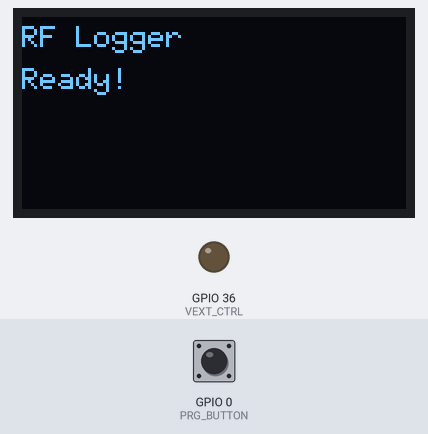
The program below on a simulated ESP32-S3. Parts: 128×64 one-colour display, output pins drawn as LEDs (lit = HIGH). Inputs (shaded band) come from the test bench; at power-on: GPIO 0 (PRG_BUTTON) HIGH. A WiFi scan finds three made-up networks; nothing arrives over Bluetooth unless stated; what the program prints to the serial monitor is not drawn.

Above: at 2.3 s.
At 8.4 s:
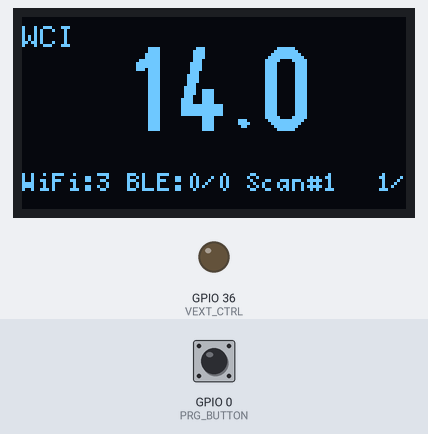
8.5 s: GPIO 0 (PRG_BUTTON) pulled LOW for 0.15 s
At 13.9 s:
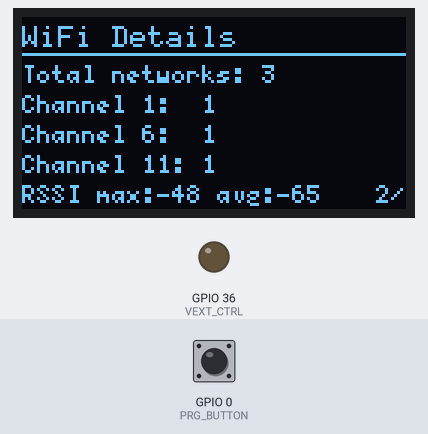
14.3 s: GPIO 0 (PRG_BUTTON) pulled LOW for 1 s
At 18.2 s:
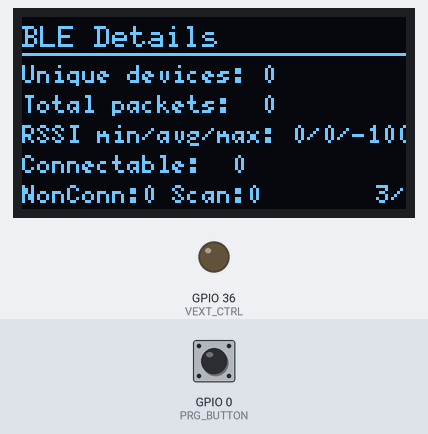
18.3 s: GPIO 0 (PRG_BUTTON) pulled LOW for 0.15 s
At 24.2 s:
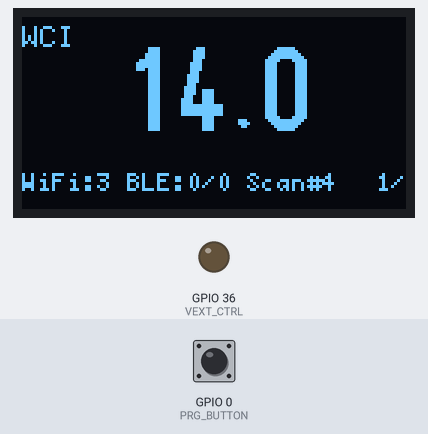
Timing chart, 0 to 25.7 s (numbered marks = the images above; inputs shaded):
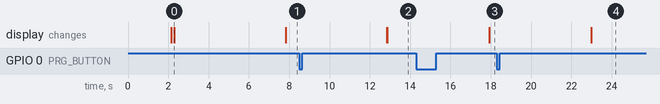

The program:

main.cpp
```cpp
/**
 * Wireless Environment Logger
 * ESP32 firmware for logging 2.4GHz wireless congestion
 *
 * Target: Heltec ESP32 LoRa V3
 * Output: CSV via serial, stats on OLED
 */

#include <Arduino.h>
#include <WiFi.h>
#include <BLEDevice.h>
#include <BLEScan.h>
#include <BLEAdvertisedDevice.h>
#include <U8g2lib.h>
#include <Wire.h>

// Heltec ESP32 LoRa V3 OLED pins (ESP32-S3)
#define OLED_SDA 17
#define OLED_SCL 18
#define OLED_RST 21
#define VEXT_CTRL 36  // Vext power control for OLED
#define PRG_BUTTON 0  // PRG button on Heltec V3

// Scan configuration
#define SCAN_INTERVAL_MS 5000
#define BLE_SCAN_TIME_SEC 3

// WCI saturation points (calibrate after real venue tests)
#define WCI_WIFI_SAT 50.0f
#define WCI_BLE_DEV_SAT 400.0f
#define WCI_BLE_ACT_SAT 3.0f

// Stats
uint32_t scanCount = 0;
float lastWCI = 0.0f;
int displayPage = 0;  // 0 = WCI, 1 = WiFi, 2 = BLE
const int NUM_PAGES = 3;

// Button debounce
volatile bool buttonPressed = false;
unsigned long lastButtonTime = 0;
const unsigned long DEBOUNCE_MS = 200;

// OLED display using U8g2 - software I2C for Heltec V3
U8G2_SSD1306_128X64_NONAME_F_SW_I2C u8g2(U8G2_R0, OLED_SCL, OLED_SDA, OLED_RST);

// BLE scanner
BLEScan* pBLEScan = nullptr;

// WiFi scan results structure
struct WiFiScanResult {
    int totalNetworks;
    int ch1Count;
    int ch6Count;
    int ch11Count;
    int rssiMax;
    int rssiAvg;
};

// BLE scan results structure
struct BLEScanResult {
    int uniqueDevices;
    int packetCount;
    int rssiMin;
    int rssiMax;
    int rssiAvg;
    int connectable;
    int nonConnectable;
    int scannable;
};

// Global BLE stats for callback
BLEScanResult g_bleStats;

// BLE callback to count every advertising packet
class BLEPacketCallback : public BLEAdvertisedDeviceCallbacks {
    void onResult(BLEAdvertisedDevice advertisedDevice) override {
        g_bleStats.packetCount++;

        int rssi = advertisedDevice.getRSSI();

        // Update RSSI stats
        if (rssi < g_bleStats.rssiMin) g_bleStats.rssiMin = rssi;
        if (rssi > g_bleStats.rssiMax) g_bleStats.rssiMax = rssi;

        // Classify by advertisement flags if available
        // If device has service data or is connectable, classify accordingly
        if (advertisedDevice.haveServiceData() || advertisedDevice.haveServiceUUID()) {
            // Devices advertising services are typically connectable
            g_bleStats.connectable++;
        } else if (advertisedDevice.haveName()) {
            // Named devices are usually scannable
            g_bleStats.scannable++;
        } else {
            // Beacon-like devices (no name, no services) are typically non-connectable
            g_bleStats.nonConnectable++;
        }
    }
};

BLEPacketCallback* bleCallback = nullptr;

// Button interrupt handler
void IRAM_ATTR onButtonPress() {
    buttonPressed = true;
}

// Calculate Wireless Congestion Index
float calculateWCI(WiFiScanResult& wifi, BLEScanResult& ble) {
    // W_net = min(wifi_total / 50, 1) * 100
    float wNet = fmin((float)wifi.totalNetworks / WCI_WIFI_SAT, 1.0f) * 100.0f;

    // W_rssi = max(0, (wifi_rssi_avg + 90) / 40) * 100
    float wRssi = fmax(0.0f, ((float)wifi.rssiAvg + 90.0f) / 40.0f) * 100.0f;
    wRssi = fmin(wRssi, 100.0f);  // Cap at 100

    // B_dev = min(ble_devices / 400, 1) * 100
    float bDev = fmin((float)ble.uniqueDevices / WCI_BLE_DEV_SAT, 1.0f) * 100.0f;

    // B_act = min((ble_packets / ble_devices) / 3, 1) * 100
    float bAct = 0.0f;
    if (ble.uniqueDevices > 0) {
        float packetsPerDevice = (float)ble.packetCount / (float)ble.uniqueDevices;
        bAct = fmin(packetsPerDevice / WCI_BLE_ACT_SAT, 1.0f) * 100.0f;
    }

    // WCI = (W_net * 0.25) + (W_rssi * 0.20) + (B_dev * 0.35) + (B_act * 0.20)
    float wci = (wNet * 0.25f) + (wRssi * 0.20f) + (bDev * 0.35f) + (bAct * 0.20f);

    return wci;
}

void initOLED() {
    // Enable Vext power for OLED (LOW = ON for Heltec V3)
    pinMode(VEXT_CTRL, OUTPUT);
    digitalWrite(VEXT_CTRL, LOW);
    delay(100);

    u8g2.begin();
    u8g2.clearBuffer();
    u8g2.setFont(u8g2_font_6x10_tf);
    u8g2.drawStr(0, 10, "RF Logger");
    u8g2.drawStr(0, 24, "Initializing...");
    u8g2.sendBuffer();
}

void initBLE() {
    BLEDevice::init("");
    pBLEScan = BLEDevice::getScan();
    bleCallback = new BLEPacketCallback();
    pBLEScan->setAdvertisedDeviceCallbacks(bleCallback, false);  // false = don't dedupe
    pBLEScan->setActiveScan(false);
    pBLEScan->setInterval(100);
    pBLEScan->setWindow(99);
}

WiFiScanResult performWiFiScan() {
    WiFiScanResult result = {0, 0, 0, 0, -100, 0};

    int n = WiFi.scanNetworks(false, true);

    if (n <= 0) {
        return result;
    }

    result.totalNetworks = n;
    int rssiSum = 0;

    for (int i = 0; i < n; i++) {
        int channel = WiFi.channel(i);
        int rssi = WiFi.RSSI(i);

        if (channel == 1) result.ch1Count++;
        else if (channel == 6) result.ch6Count++;
        else if (channel == 11) result.ch11Count++;

        if (rssi > result.rssiMax) {
            result.rssiMax = rssi;
        }
        rssiSum += rssi;
    }

    result.rssiAvg = rssiSum / n;
    WiFi.scanDelete();

    return result;
}

BLEScanResult performBLEScan() {
    // Reset global stats
    g_bleStats = {0, 0, 0, -100, 0, 0, 0, 0};  // rssiMin starts high, rssiMax starts low

    BLEScanResults results = pBLEScan->start(BLE_SCAN_TIME_SEC, false);
    g_bleStats.uniqueDevices = results.getCount();

    // Calculate average RSSI
    if (g_bleStats.packetCount > 0) {
        // We need to recalculate since we only tracked min/max
        // Let's iterate through results for average
        int rssiSum = 0;
        for (int i = 0; i < results.getCount(); i++) {
            rssiSum += results.getDevice(i).getRSSI();
        }
        if (results.getCount() > 0) {
            g_bleStats.rssiAvg = rssiSum / results.getCount();
        }
    }

    pBLEScan->clearResults();
    return g_bleStats;
}

void displayPageWCI(WiFiScanResult& wifi, BLEScanResult& ble) {
    u8g2.clearBuffer();
    char buf[32];

    // Large WCI display
    u8g2.setFont(u8g2_font_logisoso28_tf);
    snprintf(buf, sizeof(buf), "%.1f", lastWCI);
    // Center the WCI value
    int width = u8g2.getStrWidth(buf);
    u8g2.drawStr((128 - width) / 2, 38, buf);

    // Label above
    u8g2.setFont(u8g2_font_6x10_tf);
    u8g2.drawStr(0, 10, "WCI");

    // Summary below
    u8g2.setFont(u8g2_font_5x7_tf);
    snprintf(buf, sizeof(buf), "WiFi:%d BLE:%d/%d Scan#%lu",
             wifi.totalNetworks, ble.uniqueDevices, ble.packetCount, scanCount);
    u8g2.drawStr(0, 58, buf);

    // Page indicator
    u8g2.drawStr(118, 58, "1/3");

    u8g2.sendBuffer();
}

void displayPageWiFi(WiFiScanResult& wifi) {
    u8g2.clearBuffer();
    u8g2.setFont(u8g2_font_6x10_tf);
    char buf[32];

    u8g2.drawStr(0, 10, "WiFi Details");
    u8g2.drawLine(0, 12, 128, 12);

    u8g2.setFont(u8g2_font_5x7_tf);

    snprintf(buf, sizeof(buf), "Total networks: %d", wifi.totalNetworks);
    u8g2.drawStr(0, 22, buf);

    snprintf(buf, sizeof(buf), "Channel 1:  %d", wifi.ch1Count);
    u8g2.drawStr(0, 32, buf);

    snprintf(buf, sizeof(buf), "Channel 6:  %d", wifi.ch6Count);
    u8g2.drawStr(0, 42, buf);

    snprintf(buf, sizeof(buf), "Channel 11: %d", wifi.ch11Count);
    u8g2.drawStr(0, 52, buf);

    snprintf(buf, sizeof(buf), "RSSI max:%d avg:%d", wifi.rssiMax, wifi.rssiAvg);
    u8g2.drawStr(0, 62, buf);

    // Page indicator
    u8g2.drawStr(118, 62, "2/3");

    u8g2.sendBuffer();
}

void displayPageBLE(BLEScanResult& ble) {
    u8g2.clearBuffer();
    u8g2.setFont(u8g2_font_6x10_tf);
    char buf[32];

    u8g2.drawStr(0, 10, "BLE Details");
    u8g2.drawLine(0, 12, 128, 12);

    u8g2.setFont(u8g2_font_5x7_tf);

    snprintf(buf, sizeof(buf), "Unique devices: %d", ble.uniqueDevices);
    u8g2.drawStr(0, 22, buf);

    snprintf(buf, sizeof(buf), "Total packets:  %d", ble.packetCount);
    u8g2.drawStr(0, 32, buf);

    snprintf(buf, sizeof(buf), "RSSI min/avg/max: %d/%d/%d",
             ble.rssiMin, ble.rssiAvg, ble.rssiMax);
    u8g2.drawStr(0, 42, buf);

    snprintf(buf, sizeof(buf), "Connectable:  %d", ble.connectable);
    u8g2.drawStr(0, 52, buf);

    snprintf(buf, sizeof(buf), "NonConn:%d Scan:%d", ble.nonConnectable, ble.scannable);
    u8g2.drawStr(0, 62, buf);

    // Page indicator
    u8g2.drawStr(118, 62, "3/3");

    u8g2.sendBuffer();
}

void updateDisplay(WiFiScanResult& wifi, BLEScanResult& ble) {
    switch (displayPage) {
        case 0:
            displayPageWCI(wifi, ble);
            break;
        case 1:
            displayPageWiFi(wifi);
            break;
        case 2:
            displayPageBLE(ble);
            break;
    }
}

void outputCSV(unsigned long timestamp, WiFiScanResult& wifi, BLEScanResult& ble) {
    // Format: timestamp_ms,wifi_total,ch1,ch6,ch11,wifi_rssi_max,wifi_rssi_avg,
    //         ble_devices,ble_packets,ble_rssi_min,ble_rssi_max,ble_rssi_avg,
    //         ble_connectable,ble_nonconnectable,ble_scannable,wci
    Serial.printf("%lu,%d,%d,%d,%d,%d,%d,%d,%d,%d,%d,%d,%d,%d,%d,%.1f\n",
                  timestamp,
                  wifi.totalNetworks,
                  wifi.ch1Count,
                  wifi.ch6Count,
                  wifi.ch11Count,
                  wifi.rssiMax,
                  wifi.rssiAvg,
                  ble.uniqueDevices,
                  ble.packetCount,
                  ble.rssiMin,
                  ble.rssiMax,
                  ble.rssiAvg,
                  ble.connectable,
                  ble.nonConnectable,
                  ble.scannable,
                  lastWCI);
}

void setup() {
    Serial.begin(115200);
    delay(2000);

    Serial.println("Starting RF Logger...");

    // Setup PRG button with interrupt
    pinMode(PRG_BUTTON, INPUT_PULLUP);
    attachInterrupt(digitalPinToInterrupt(PRG_BUTTON), onButtonPress, FALLING);

    Serial.println("Init OLED...");
    initOLED();

    Serial.println("Init WiFi...");
    WiFi.mode(WIFI_STA);
    WiFi.disconnect();
    delay(100);

    Serial.println("Init BLE...");
    initBLE();

    Serial.println("Init complete!");
    Serial.println("timestamp_ms,wifi_total,ch1,ch6,ch11,wifi_rssi_max,wifi_rssi_avg,ble_devices,ble_packets,ble_rssi_min,ble_rssi_max,ble_rssi_avg,ble_connectable,ble_nonconnectable,ble_scannable,wci");

    u8g2.clearBuffer();
    u8g2.drawStr(0, 10, "RF Logger");
    u8g2.drawStr(0, 24, "Ready!");
    u8g2.sendBuffer();
    delay(500);
}

// Store last results for display updates
WiFiScanResult lastWifiResult;
BLEScanResult lastBleResult;

void loop() {
    unsigned long loopStart = millis();

    // Check for button press (with debounce)
    if (buttonPressed) {
        unsigned long now = millis();
        if (now - lastButtonTime > DEBOUNCE_MS) {
            displayPage = (displayPage + 1) % NUM_PAGES;
            lastButtonTime = now;
            // Immediately update display with last results
            updateDisplay(lastWifiResult, lastBleResult);
        }
        buttonPressed = false;
    }

    WiFiScanResult wifiResult = performWiFiScan();
    BLEScanResult bleResult = performBLEScan();

    // Calculate WCI
    lastWCI = calculateWCI(wifiResult, bleResult);

    // Store for button-triggered updates
    lastWifiResult = wifiResult;
    lastBleResult = bleResult;

    scanCount++;

    outputCSV(loopStart, wifiResult, bleResult);
    updateDisplay(wifiResult, bleResult);

    unsigned long elapsed = millis() - loopStart;
    if (elapsed < SCAN_INTERVAL_MS) {
        delay(SCAN_INTERVAL_MS - elapsed);
    }
}
```

Measured:
- after the input at 8.5 s, the display: first differs from a run without the input after 4.4 s (image 2)
- after the input at 14.3 s, the display: changes after 3.6 s (image 3)
- after the input at 18.3 s, the display: changes after 4.7 s (image 4)
- what the display in image 0 shows lasts 5.5 s, from 2.3 s to 7.8 s
